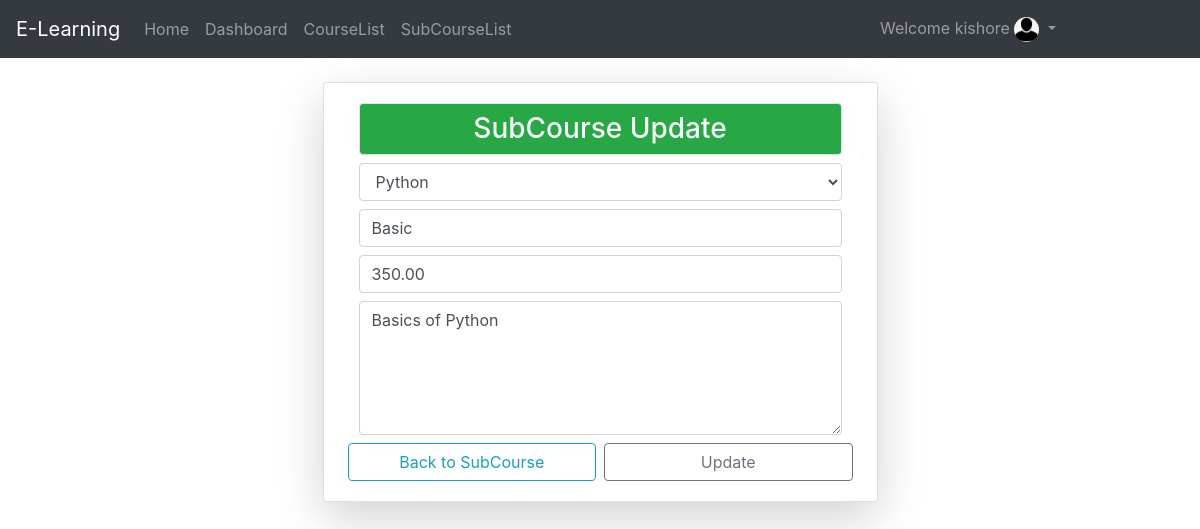
Page /sbcrup/2/ (signed in) on the committed database.
### Eapp/models.py (models this page shows, shortened)
class User(AbstractUser):
	t = {
		('F','Female'),('M','Male')
		}
	y = {(1,'Student'),(2,'Instructor')}
	age = models.IntegerField(default=18)
	gender = models.CharField(choices=t,max_length=10)
	mobile = models.CharField(max_length=11)
	pfimg = models.ImageField(upload_to='Profileimage/',default="profile.png")
	usrole = models.IntegerField(choices=y,default=1)

class SubCourse(models.Model):
	sbtitle = models.CharField(max_length=100)
	price = models.DecimalField(max_digits=8,decimal_places=2)
	desc = models.TextField(max_length=200)
	crs = models.ForeignKey(CourseCategory,on_delete=models.CASCADE)

### Eapp/views.py (the view)
# urls.py: path('sbcrup/<int:k>/',views.sbup,name="sbcrp"),
@login_required
def sbup(request,k):
	g = SubCourse.objects.get(id=k)
	if request.method == "POST":
		f = SbCrl(request.POST,instance=g)
		if f.is_valid():
			f.save()
			messages.info(request,"SubCourse Added Successfully")
			return redirect('/sbcrsl')
	f = SbCrl(instance=g)
	return render(request,'html/sbup.html',{'a':f})

### Eapp/forms.py
class SbCrl(forms.ModelForm):
	class Meta:
		model = SubCourse
		fields = ["crs","sbtitle","price","desc"]
		widgets = {
		"crs":forms.Select(attrs={
			"class":"form-control my-2",
			}),
		"sbtitle":forms.TextInput(attrs={
			"class":"form-control my-2",
			"placeholder":"Enter SubCourse Name",
			}),
		"price":forms.NumberInput(attrs={
			"class":"form-control my-2",
			"placeholder":"Enter Price",
			}),
		"desc":forms.Textarea(attrs={
			"class":"form-control my-2",
			"placeholder":"Enter Description",
			"rows":5,
			}),
		}

### Eapp/models.py (called while the page is built)
	def __str__(self):
		return self.ctitle

### Eapp/templates/html/sbup.html (shortened to what this page needs)
{% extends 'html/base.html' %}
{% block content %}
<div class="container mt-4">
	<div class="card col-md-6 mx-auto shadow-lg">
		<div class="card-body">
			<h3 class="bg-success text-light text-center p-2 border rounded">SubCourse Update</h3>
			<form method="post">
				{% for n in a %}
				{{n}}
				{% endfor %}
				<div class="row">
					<a href="{% url 'sbcrl' %}" class="btn btn-outline-info col-sm mx-1">Back to SubCourse</a>
					<input type="submit" value="Update" class="btn btn-outline-secondary col-sm mx-1">
				</div>
			</form>
		</div>
	</div>
</div>
{% endblock %}

### Eapp/templates/html/navbar.html (shortened to what this page needs)
<nav class="navbar navbar-expand-sm bg-dark navbar-dark">
  <a class="navbar-brand" href="{% url 'hm' %}">E-Learning
  </a>
  <ul class="navbar-nav">
    {% if not user.is_authenticated %}
    <li class="nav-item">
      <a class="nav-link" href="{% url 'hm' %}">Home</a>
    </li>
    <li class="nav-item">
      <a class="nav-link" href="{% url 'ab' %}">Aboutus</a>
    </li>
    <li class="nav-item">
      <a class="nav-link" href="{% url 'ct' %}">Contactus</a>
    </li>
    <li class="nav-item">
      <a class="nav-link" href="{% url 'rg' %}">Registration</a>
    </li>
    {% elif user.usrole == 2 %}
    <li class="nav-item">
      <a class="nav-link" href="{% url 'hm' %}">Home</a>
    </li>
    <li class="nav-item">
      <a class="nav-link" href="{% url 'dsh' %}">Dashboard</a>
    </li>
    <li class="nav-item">
      <a class="nav-link" href="{% url 'cty' %}">CourseList</a>
    </li>
    <li class="nav-item">
      <a class="nav-link" href="{% url 'sbcrl' %}">SubCourseList</a>
    </li>
    {% endif %}
  </ul>
  <ul class="navbar-nav ml-auto" style="margin-right: 120px">
    {% if user.is_authenticated %}
    <div class="dropdown">
    <a class="nav-link dropdown-toggle" data-toggle="dropdown">
    Welcome {{request.user.username}} <img src="{{request.user.pfimg.url}}" class="rounded-circle" height="25px" width="25px">
    </a>
    </div>
    {% else %}
    <li class="nav-item">
      <a class="nav-link" href="{% url 'lg' %}">Login</a>
    </li>
    {% endif %}
  </ul>
</nav>

### rows in the picture
User: user.username "kishore", user.pfimg (placeholder picture)
SubCourse: a "Python" "Basic" "350.00" "Basics of Python"
